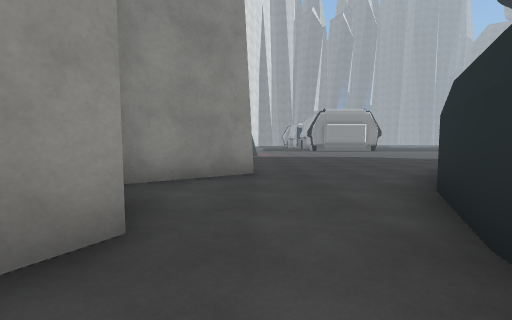
View 1 (above)

24 first-person views from a walk through a Unity game level. The camera is 1.2 m above the floor, tilts 4° down and sees 90° across. The floor is counted in squares, 2 m on a side. Each view is taken from the middle of a square. On the plan, view 1 faces up. The plan holds only what a view shows up to about 9 squares ahead; the rest is blank. The place goes on beyond the plan. The player is left out. Some surface patterns are stand-ins.

View 2
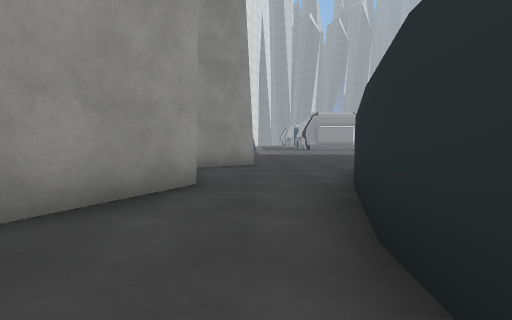

View 3
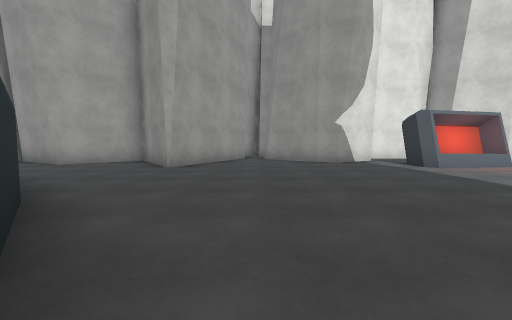

View 4
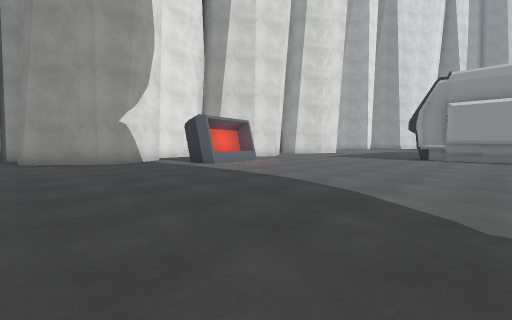

View 5
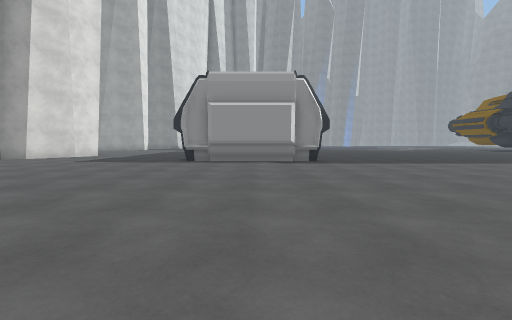

View 6
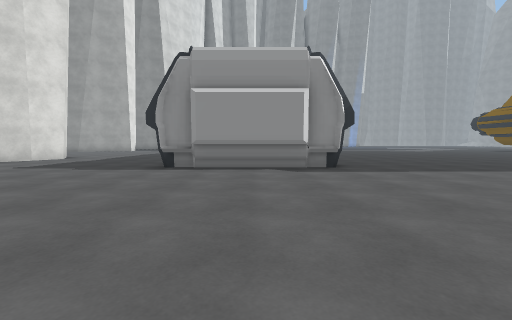

View 7
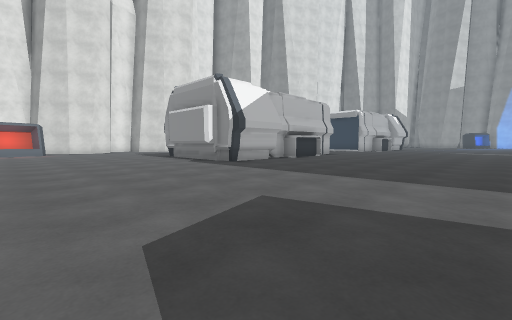

View 8
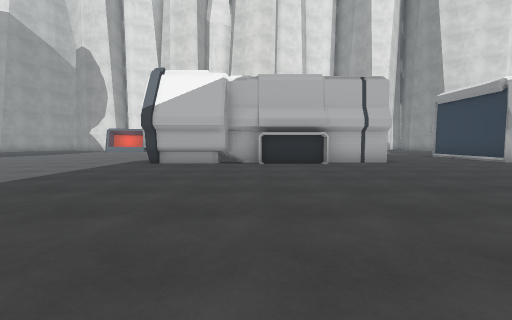

View 9
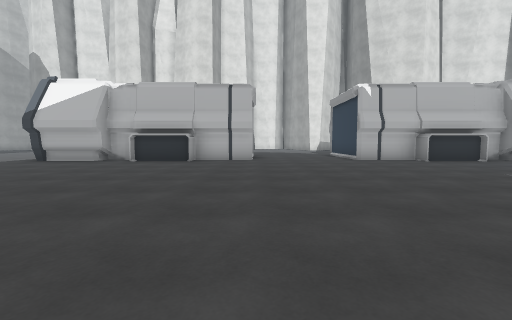

View 10
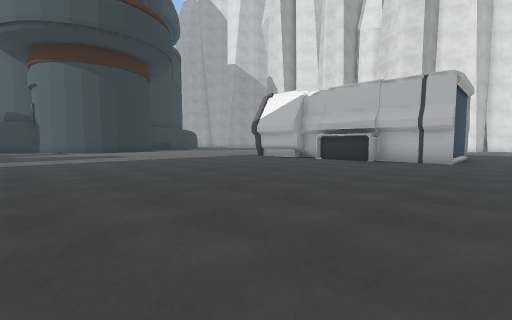

View 11
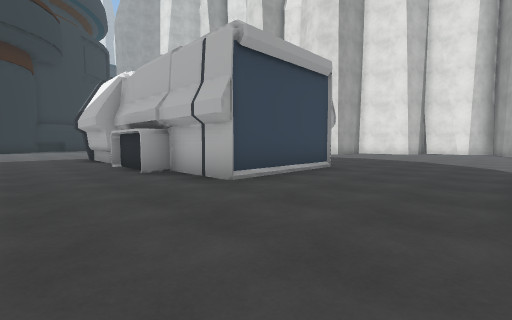

View 12
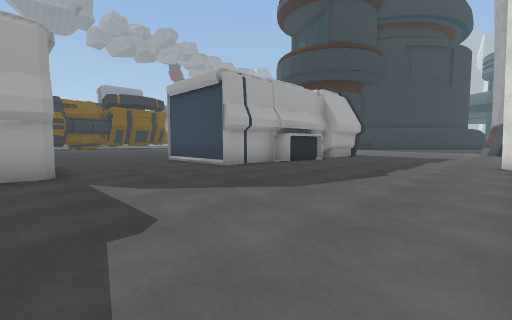

View 13
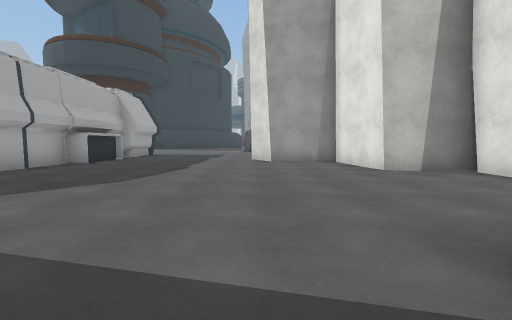

View 14
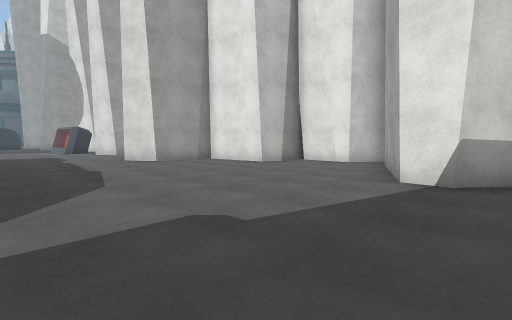

View 15
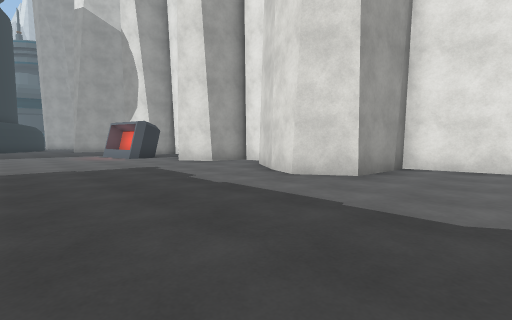

View 16
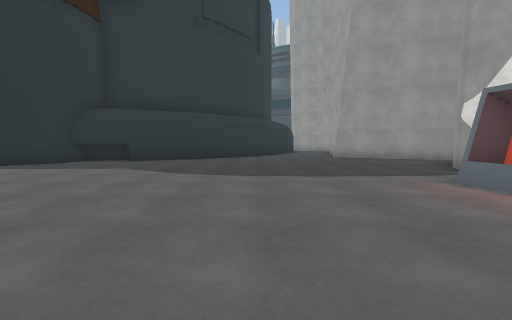

View 17
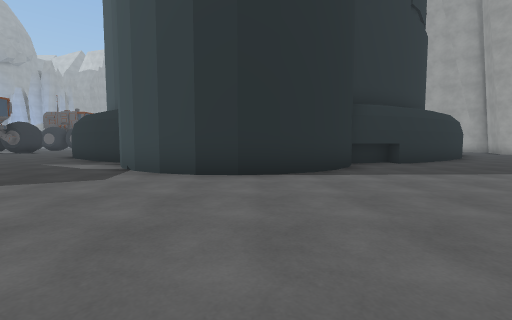

View 18
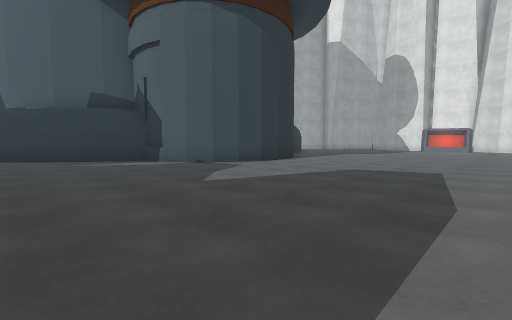

View 19
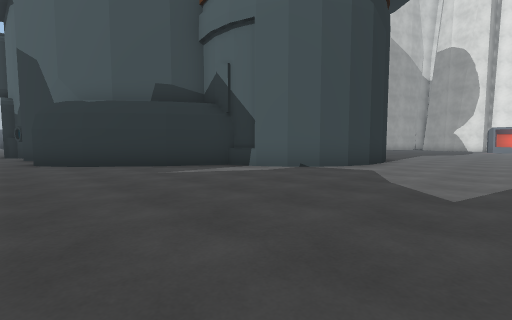

View 20
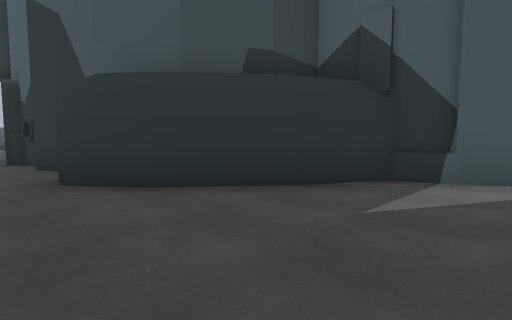

View 21
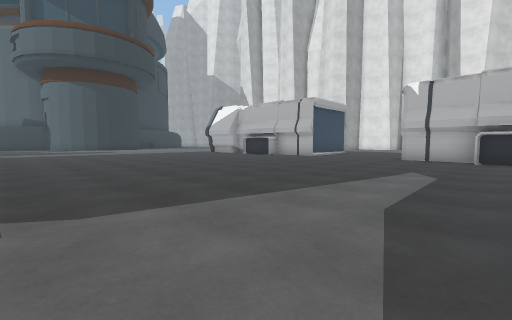

View 22
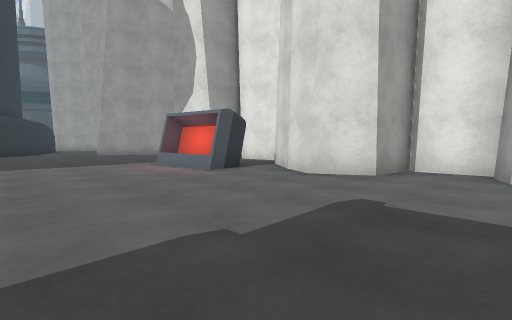

View 23
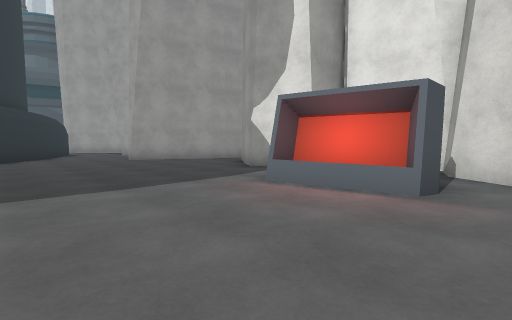

View 24
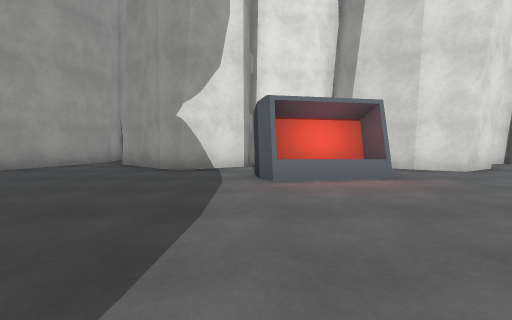

### Floor plan
Points are (right, up) in squares from view 1. A wall is a line through its corners. A room is listed if a view was taken in it or the views show most of it. See-through windows are left out.
Room 1 (views 1, 2)
walls: (0.7, -0.6) (1.3, 1.4); (0.7, -1.4) (0.7, -0.4); (-0.8, 1.6) (-1.9, -0.2)
ways out: opening at (0, 1) to room 2
Room 2 (views 3, 4, 5, 6, 7, 8, 9, 10, 11, 12, 13, 14, 15, 16, 17, 18, 19, 20, 21, 22, 23, 24)
walls: (7.7, 16.9) (3.9, 16.9); (7.2, 17.1) (7.2, 16.6) (4.6, 16.6); (7.9, 19.8) (7.9, 17.1); (7.7, 19.9) (7.7, 19.2); (7.5, 20.2) (7.5, 19.7); (4.3, 20.1) (4.3, 21.5); (7.7, 23) (7.7, 20); (3.8, 20) (3.8, 22); (3.6, 20) (3.6, 22) (4.3, 22) (4.3, 23.8) (7.5, 23.8) (7.5, 22) (7.9, 22) (7.9, 20); (11.2, 9.4) (12.2, 9.3); (10.5, 9.2) (11.4, 9.4); (12, 9.4) (12.9, 9.1); (9.8, 8.9) (10.6, 9.3); (12.8, 9.2) (13.5, 8.7); (9.1, 8.4) (9.9, 9); (8.7, 7.8) (9.3, 8.5); (13.5, 8.8) (14.1, 8.1); (-1.2, 19.3) (-2.1, 18.1) (-3, 17.8) (-2.8, 16.7); (4.3, 27.5) (4.3, 28.1); (8.4, 7.1) (8.8, 7.9); (14, 8.2) (14.5, 7.4); (-1.5, 14.5) (-2.5, 13.3) (-3.4, 13) (-3.3, 11.5); (6.6, 6.8) (8.6, 7.4); (7.1, 6.5) (8.4, 6.9); (14.3, 7.5) (14.6, 6.7) (16.1, 5.9); (-3.1, 16.5) (-1.7, 16.3) (-1.1, 15.3) (-1.6, 14.5); (-3, 21.3) (-1.4, 21.1) (-0.8, 20.1) (-1.3, 19.2); (7.9, 30.5) (7.9, 29.3) (7.5, 29.3) (7.5, 27.5) (5.9, 27.5); (4.9, 5.8) (6.7, 6.8); (-3.7, 23.2) (-3.4, 21.3) (-2.8, 21.3); (16, 6) (17.7, 4.6); (-1.7, 8.9) (-2.9, 7.4) (-3.2, 7.4); (-3.4, 10.9) (-2.2, 10.7) (-1.5, 9.4) (-1.8, 8.8); (3.5, 4.6) (5, 5.9); (17.5, 4.8) (18.4, 3.7); (-5.3, 25.2) (-5.4, 23.8) (-4.5, 23.8) (-3.7, 23.5) (-3.6, 23); (-2.9, 29.1) (-2.2, 28.5) (-2.2, 27.8) (-4.9, 26.7); (2.2, 3.1) (3, 4.1); (18.2, 3.9) (18.4, 3.5) (18.4, 3.1); (-6.4, 26.3) (-5.3, 25.6) (-5.3, 25); (-4.7, 6.5) (-3.7, 6.7) (-3.1, 6.4) (0, 4.9) (-2.2, 3.4) (-0.8, 1.6); (1.3, 1.3) (2.2, 3.2); (18.1, 1.4) (18.5, 0.8); (18.5, 0.5) (18.6, -0.1); (18.4, -0.3) (18.5, -0.8)
low walls: (7.7, 18.9) (7.7, 17.1) (7.2, 17.1); (4.9, 17.1) (4, 17.1); (7.6, 30.6) (7.6, 29.6)
ways out: opening at (0, 1) to room 1
objects: other object (-1, 11) to (0, 13)

Where each view was taken, in squares from view 1:
view 1: 0 up, 0 right, facing up
view 2: 2 down, 0 right, facing up
view 3: 7 up, 6 right, facing left
view 4: 7 up, 6 right, facing up-left
view 5: 9 up, 6 right, facing up
view 6: 11 up, 6 right, facing up
view 7: 12 up, 14 right, facing up-left
view 8: 20 up, 15 right, facing left
view 9: 24 up, 16 right, facing left
view 10: 25 up, 16 right, facing down-left
view 11: 27 up, 10 right, facing down-left
view 12: 28 up, 1 left, facing down-right
view 13: 29 up, 1 left, facing down
view 14: 29 up, 2 right, facing down-left
view 15: 23 up, 3 right, facing down-left
view 16: 15 up, 3 right, facing down
view 17: 14 up, 11 right, facing down
view 18: 15 up, 18 right, facing down-left
view 19: 12 up, 19 right, facing down-left
view 20: 8 up, 19 right, facing down-left
view 21: 30 up, 17 right, facing down-left
view 22: 18 up, 3 right, facing down-left
view 23: 14 up, 3 right, facing down-left
view 24: 11 up, 4 right, facing left
